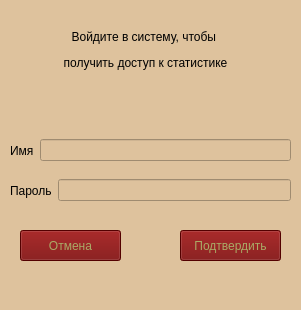
<?xml version="1.0" encoding="UTF-8"?>
<ui version="4.0">
 <class>MainWindow</class>
 <widget class="QMainWindow" name="MainWindow">
  <property name="geometry">
   <rect>
    <x>0</x>
    <y>0</y>
    <width>301</width>
    <height>310</height>
   </rect>
  </property>
  <property name="windowTitle">
   <string>Вход</string>
  </property>
  <property name="windowIcon">
   <iconset>
    <normaloff>images/KMines.png</normaloff>images/KMines.png</iconset>
  </property>
  <property name="styleSheet">
   <string notr="true">background-color: rgb(222, 194, 157);</string>
  </property>
  <widget class="QWidget" name="centralwidget">
   <widget class="QLabel" name="label">
    <property name="geometry">
     <rect>
      <x>10</x>
      <y>20</y>
      <width>271</width>
      <height>61</height>
     </rect>
    </property>
    <property name="styleSheet">
     <string notr="true">font: 75 italic 14pt &quot;Times New Roman&quot;;</string>
    </property>
    <property name="text">
     <string>&lt;html&gt;&lt;head/&gt;&lt;body&gt;&lt;p align=&quot;center&quot;&gt;Войдите в систему, чтобы &lt;/p&gt;&lt;p align=&quot;center&quot;&gt;получить доступ к статистике&lt;/p&gt;&lt;/body&gt;&lt;/html&gt;</string>
    </property>
   </widget>
   <widget class="QWidget" name="horizontalLayoutWidget">
    <property name="geometry">
     <rect>
      <x>10</x>
      <y>130</y>
      <width>281</width>
      <height>41</height>
     </rect>
    </property>
    <layout class="QHBoxLayout" name="horizontalLayout">
     <item>
      <widget class="QLabel" name="label_2">
       <property name="styleSheet">
        <string notr="true">font: 75 italic 10pt &quot;Times New Roman&quot;;</string>
       </property>
       <property name="text">
        <string>Имя</string>
       </property>
      </widget>
     </item>
     <item>
      <widget class="QLineEdit" name="lineEdit">
       <property name="styleSheet">
        <string notr="true">font: 75 italic 10pt &quot;Times New Roman&quot;;</string>
       </property>
      </widget>
     </item>
    </layout>
   </widget>
   <widget class="QWidget" name="horizontalLayoutWidget_2">
    <property name="geometry">
     <rect>
      <x>10</x>
      <y>170</y>
      <width>281</width>
      <height>41</height>
     </rect>
    </property>
    <layout class="QHBoxLayout" name="horizontalLayout_2">
     <item>
      <widget class="QLabel" name="label_3">
       <property name="styleSheet">
        <string notr="true">font: 75 italic 10pt &quot;Times New Roman&quot;;</string>
       </property>
       <property name="text">
        <string>Пароль</string>
       </property>
      </widget>
     </item>
     <item>
      <widget class="QLineEdit" name="lineEdit_2">
       <property name="echoMode">
        <enum>QLineEdit::Password</enum>
       </property>
      </widget>
     </item>
    </layout>
   </widget>
   <widget class="QPushButton" name="pushButton_6">
    <property name="geometry">
     <rect>
      <x>20</x>
      <y>230</y>
      <width>101</width>
      <height>31</height>
     </rect>
    </property>
    <property name="cursor">
     <cursorShape>PointingHandCursor</cursorShape>
    </property>
    <property name="styleSheet">
     <string notr="true">font: 12pt &quot;Times New Roman&quot;;
color: rgb(170, 170, 102);
background-color: rgb(116, 0, 0);</string>
    </property>
    <property name="text">
     <string>Отмена</string>
    </property>
   </widget>
   <widget class="QPushButton" name="pushButton_5">
    <property name="geometry">
     <rect>
      <x>180</x>
      <y>230</y>
      <width>101</width>
      <height>31</height>
     </rect>
    </property>
    <property name="cursor">
     <cursorShape>PointingHandCursor</cursorShape>
    </property>
    <property name="styleSheet">
     <string notr="true">font: 12pt &quot;Times New Roman&quot;;
color: rgb(170, 170, 102);
background-color: rgb(116, 0, 0);</string>
    </property>
    <property name="text">
     <string>Подтвердить</string>
    </property>
   </widget>
   <widget class="QLabel" name="label_4">
    <property name="geometry">
     <rect>
      <x>10</x>
      <y>100</y>
      <width>281</width>
      <height>20</height>
     </rect>
    </property>
    <property name="styleSheet">
     <string notr="true">font: 75 italic 10pt &quot;Times New Roman&quot;;
color: rgb(159, 0, 3);</string>
    </property>
    <property name="text">
     <string>&lt;html&gt;&lt;head/&gt;&lt;body&gt;&lt;p align=&quot;center&quot;&gt;&lt;br/&gt;&lt;/p&gt;&lt;/body&gt;&lt;/html&gt;</string>
    </property>
   </widget>
  </widget>
  <widget class="QMenuBar" name="menubar">
   <property name="geometry">
    <rect>
     <x>0</x>
     <y>0</y>
     <width>301</width>
     <height>20</height>
    </rect>
   </property>
  </widget>
  <widget class="QStatusBar" name="statusbar"/>
 </widget>
 <resources/>
 <connections/>
</ui>
